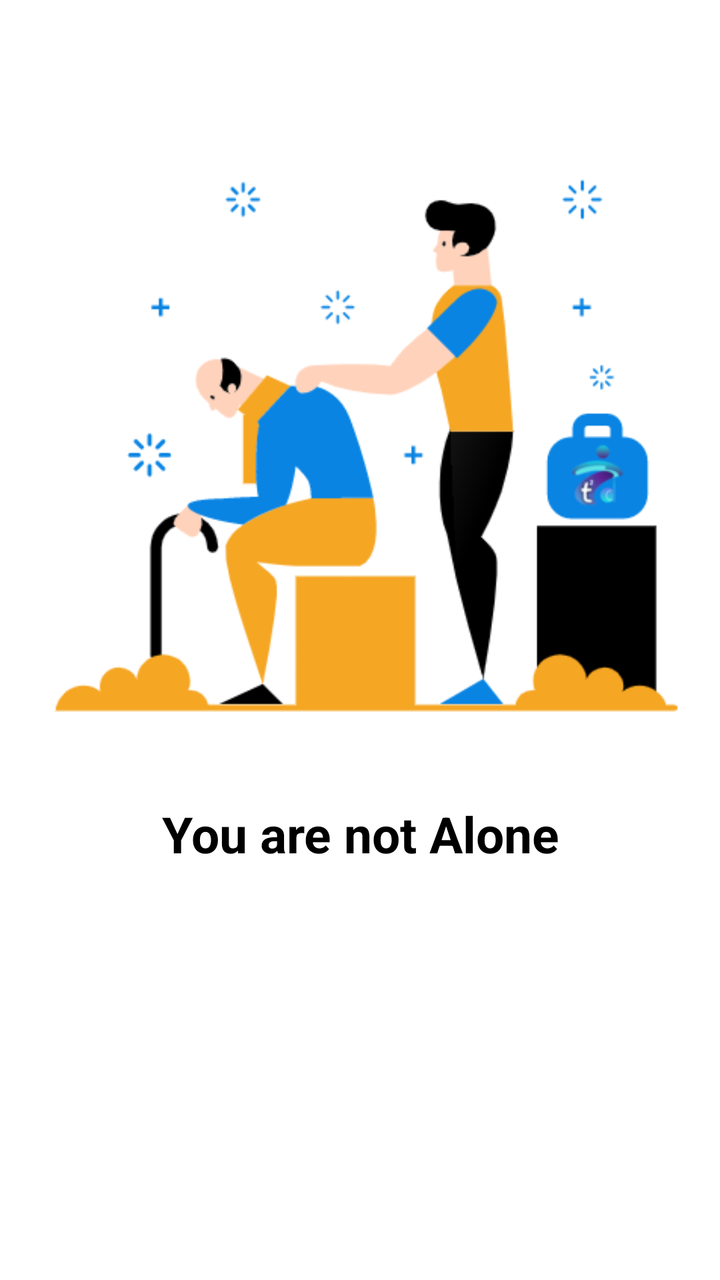
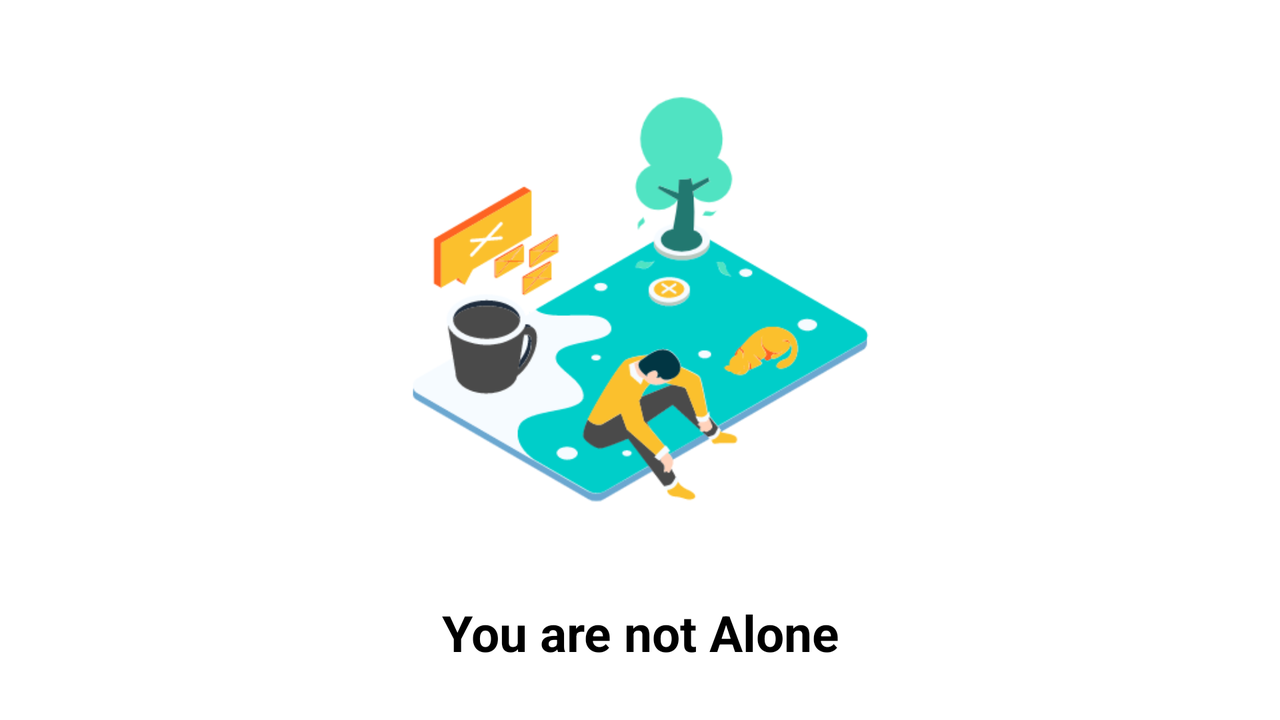

Two renders of one Android screen. The first uses the default layout on a phone; the second uses the alternative layout the repository ships for a different screen configuration, on a matching device. The two XML files are below.
<!-- AndroidManifest.xml: application theme AppTheme -->
<!-- res/layout/lsititem.xml -->
<?xml version="1.0" encoding="utf-8"?>
<LinearLayout xmlns:android="http://schemas.android.com/apk/res/android"
    xmlns:tool="http://schemas.android.com/apk/res-auto"
    xmlns:tools="http://schemas.android.com/tools"
    android:orientation="vertical"
    android:layout_width="match_parent"
    android:layout_height="match_parent">
<ImageView
    android:id="@+id/liimage"
    android:layout_width="match_parent"
    android:layout_height="400dp"
    tools:src="@drawable/support"/>
    <TextView
        android:layout_width="match_parent"
        android:layout_height="wrap_content"
        android:gravity="center"
        android:textStyle="bold"
        android:textColor="@color/black"
        android:text="You are not Alone"
        android:textSize="25sp"/>
    <TextView
        android:textSize="20sp"
        android:textColor="@color/grey"
        android:gravity="center"
        android:id="@+id/listtext"
        android:layout_width="match_parent"
        android:layout_height="wrap_content"/>

</LinearLayout>
<!-- resources referenced by this layout -->
<resources>
  <color name="black">#000000</color>
  <color name="grey">#D3D3D3</color>
  <!-- drawable support: png bitmap (drawable, 30950 bytes) -->
  <style name="AppTheme" parent="Theme.MaterialComponents.Light.NoActionBar">
          
          <item name="colorPrimary">@color/colorPrimary</item>
          <item name="colorPrimaryDark">@color/colorPrimaryDark</item>
          <item name="colorAccent">@color/colorAccent</item>
          <item name="android:statusBarColor">@color/white</item>
      </style>
  <color name="colorPrimary">#6200EE</color>
  <color name="colorPrimaryDark">#3700B3</color>
  <color name="colorAccent">#03DAC5</color>
  <color name="white">#ffffff</color>
</resources>
<!-- res/layout-land/lsititem.xml (the repository's variant of the layout above) -->
<!-- drawn on the phone turned sideways -->
<?xml version="1.0" encoding="utf-8"?>
<androidx.constraintlayout.widget.ConstraintLayout xmlns:android="http://schemas.android.com/apk/res/android"
    xmlns:tool="http://schemas.android.com/apk/res-auto"
    xmlns:tools="http://schemas.android.com/tools"
    android:orientation="vertical"
    android:layout_width="match_parent"
    android:layout_height="match_parent">

    <ImageView
        android:id="@+id/liimage"
        android:layout_width="wrap_content"
        android:layout_height="wrap_content"
        tool:layout_constrainedHeight="true"
        tool:layout_constraintBottom_toTopOf="@id/textView3"
        tool:layout_constraintEnd_toEndOf="parent"
        tool:layout_constraintStart_toStartOf="parent"
        tool:layout_constraintTop_toTopOf="parent"
        tools:src="@drawable/nomessage" />

    <TextView
        android:id="@+id/textView3"
        android:layout_width="match_parent"
        android:layout_height="wrap_content"
        android:gravity="center"
        android:text="You are not Alone"
        android:textColor="@color/black"
        android:textSize="25sp"
        android:textStyle="bold"
        tool:layout_constraintBottom_toTopOf="@id/listtext"
        tool:layout_constraintEnd_toEndOf="parent"
        tool:layout_constraintStart_toStartOf="parent"
        tool:layout_constraintTop_toBottomOf="@id/liimage" />

    <TextView
        android:id="@+id/listtext"
        android:layout_width="match_parent"
        android:layout_height="wrap_content"
        android:gravity="center"
        android:textColor="@color/grey"
        android:textSize="20sp"
        android:layout_marginHorizontal="8dp"
        tool:layout_constraintTop_toBottomOf="@id/textView3"
        tool:layout_constraintEnd_toEndOf="parent"
        tool:layout_constraintStart_toStartOf="parent"
        tool:layout_constraintBottom_toBottomOf="parent" />

</androidx.constraintlayout.widget.ConstraintLayout>
<!-- resources referenced by the variant -->
<!-- as the phone turned sideways resolves them -->
<resources>
  <color name="black">#000000</color>
  <color name="grey">#D3D3D3</color>
  <!-- drawable nomessage: png bitmap (drawable, 40501 bytes) -->
  <style name="AppTheme" parent="Theme.MaterialComponents.Light.NoActionBar">
          
          <item name="colorPrimary">@color/colorPrimary</item>
          <item name="colorPrimaryDark">@color/colorPrimaryDark</item>
          <item name="colorAccent">@color/colorAccent</item>
          <item name="android:statusBarColor">@color/white</item>
      </style>
  <color name="colorPrimary">#6200EE</color>
  <color name="colorPrimaryDark">#3700B3</color>
  <color name="colorAccent">#03DAC5</color>
  <color name="white">#ffffff</color>
</resources>
